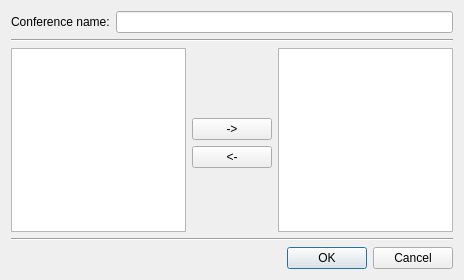
<?xml version="1.0" encoding="UTF-8"?>
<ui version="4.0">
 <class>DlgCreateConf</class>
 <widget class="QDialog" name="DlgCreateConf">
  <property name="geometry">
   <rect>
    <x>0</x>
    <y>0</y>
    <width>464</width>
    <height>280</height>
   </rect>
  </property>
  <property name="windowTitle">
   <string>Dialog</string>
  </property>
  <layout class="QGridLayout" name="gridLayout">
   <item row="5" column="0" colspan="2">
    <widget class="Line" name="line">
     <property name="orientation">
      <enum>Qt::Horizontal</enum>
     </property>
    </widget>
   </item>
   <item row="0" column="0">
    <widget class="QLabel" name="lblName">
     <property name="text">
      <string>Conference name:</string>
     </property>
    </widget>
   </item>
   <item row="0" column="1">
    <widget class="QLineEdit" name="editName"/>
   </item>
   <item row="1" column="0" colspan="2">
    <widget class="Line" name="line_2">
     <property name="orientation">
      <enum>Qt::Horizontal</enum>
     </property>
    </widget>
   </item>
   <item row="6" column="0" colspan="2">
    <widget class="QDialogButtonBox" name="buttonBox">
     <property name="orientation">
      <enum>Qt::Horizontal</enum>
     </property>
     <property name="standardButtons">
      <set>QDialogButtonBox::Cancel|QDialogButtonBox::Ok</set>
     </property>
    </widget>
   </item>
   <item row="3" column="0" colspan="2">
    <layout class="QGridLayout" name="gridLayout_2">
     <property name="leftMargin">
      <number>0</number>
     </property>
     <property name="topMargin">
      <number>0</number>
     </property>
     <property name="rightMargin">
      <number>0</number>
     </property>
     <property name="bottomMargin">
      <number>0</number>
     </property>
     <item row="0" column="1">
      <spacer name="verticalSpacer">
       <property name="orientation">
        <enum>Qt::Vertical</enum>
       </property>
       <property name="sizeHint" stdset="0">
        <size>
         <width>20</width>
         <height>40</height>
        </size>
       </property>
      </spacer>
     </item>
     <item row="3" column="1">
      <spacer name="verticalSpacer_2">
       <property name="orientation">
        <enum>Qt::Vertical</enum>
       </property>
       <property name="sizeHint" stdset="0">
        <size>
         <width>20</width>
         <height>40</height>
        </size>
       </property>
      </spacer>
     </item>
     <item row="0" column="0" rowspan="4">
      <widget class="QListWidget" name="listAll"/>
     </item>
     <item row="2" column="1">
      <widget class="QPushButton" name="btnExclude">
       <property name="text">
        <string>&lt;-</string>
       </property>
      </widget>
     </item>
     <item row="1" column="1">
      <widget class="QPushButton" name="btnInclude">
       <property name="text">
        <string>-&gt;</string>
       </property>
      </widget>
     </item>
     <item row="0" column="2" rowspan="4">
      <widget class="QListWidget" name="listSelected"/>
     </item>
    </layout>
   </item>
  </layout>
 </widget>
 <tabstops>
  <tabstop>editName</tabstop>
  <tabstop>listAll</tabstop>
  <tabstop>btnInclude</tabstop>
  <tabstop>btnExclude</tabstop>
  <tabstop>listSelected</tabstop>
 </tabstops>
 <resources/>
 <connections>
  <connection>
   <sender>buttonBox</sender>
   <signal>accepted()</signal>
   <receiver>DlgCreateConf</receiver>
   <slot>accept()</slot>
   <hints>
    <hint type="sourcelabel">
     <x>248</x>
     <y>254</y>
    </hint>
    <hint type="destinationlabel">
     <x>157</x>
     <y>274</y>
    </hint>
   </hints>
  </connection>
  <connection>
   <sender>buttonBox</sender>
   <signal>rejected()</signal>
   <receiver>DlgCreateConf</receiver>
   <slot>reject()</slot>
   <hints>
    <hint type="sourcelabel">
     <x>316</x>
     <y>260</y>
    </hint>
    <hint type="destinationlabel">
     <x>286</x>
     <y>274</y>
    </hint>
   </hints>
  </connection>
 </connections>
</ui>
